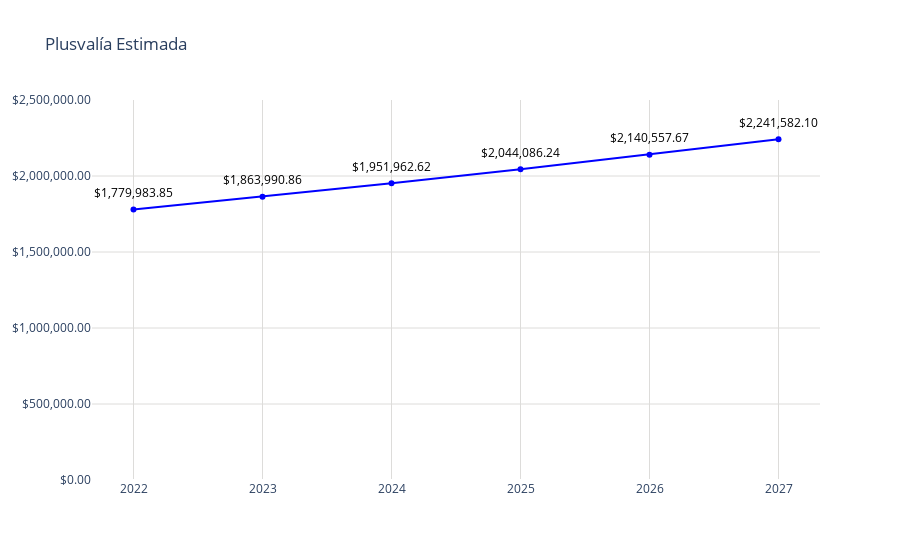

Notebook cell for this chart:
### Code cell
# Datos
año = tulancingo_direct['año']
promedio = tulancingo_direct['conteo']

fig = go.Figure()
fig.add_trace(go.Scatter(
    x=año,
    y=promedio,
    mode='markers+lines',
    marker=dict(color='blue'),
))
# Agregar anotaciones para mostrar los valores encima de los puntos
for a, p in zip(año, promedio):
    fig.add_annotation(
        x=a,
        y=p,
        text=f"${p:,.2f}",  # Formatear el valor del promedio como moneda
        showarrow=False,
        font=dict(color='black', size=12),
        xshift=0,
        yshift=17,
        textangle=0
    )
# Actualizar diseño
fig.update_layout(
    title='Plusvalía Estimada',
    yaxis=dict(
        range=[0, 2500000],  # Establecer el rango del eje y
        tickvals=[0,500000,1000000,1500000,2000000, 2500000],  # Definir los valores de las marcas en el eje y
        ticktext=['$0.00', '$500,000.00', '$1,000,000.00', '$1,500,000.00', '$2,000,000.00','$2,500,000.00'],  # Definir el texto de las marcas en el eje y
        gridcolor='#dddcda',   # Color de las líneas de la cuadrícula
        gridwidth=1  # Ancho de las líneas de la cuadrícula
    ),
    xaxis=dict(
        gridcolor='#dddcda', 
        tickmode='array',
        tickvals=año,
        ticktext=año
    ),
    plot_bgcolor='rgba(0,0,0,0)'
)
# Exportar gráfica como archivo HTML
def guardar_grafico_como_html(fig, nombre_archivo, carpeta='graficas'):
    # Crear la carpeta si no existe
    if not os.path.exists(carpeta):
        os.makedirs(carpeta)
    
    # Gráfica como archivo HTML en la carpeta especificada
    pio.write_html(fig, f'{carpeta}/{nombre_archivo}.html')

guardar_grafico_como_html(fig, 'g_scatt_plusvaliaestimada_direct_tulancingo', carpeta='graficas')
fig.show()

### Figure 1 — Plotly figure (JSON) as saved in the notebook; plotly's stock layout.template omitted (floating-point values rounded to 4 significant figures)
{"data": [{"marker": {"color": "blue"}, "mode": "markers+lines", "type": "scatter", "x": [2022, 2023, 2024, 2025, 2026, 2027], "y": [1780000.0, 1864000.0, 1952000.0, 2044000.0, 2141000.0, 2242000.0]}], "layout": {"annotations": [{"font": {"color": "black", "size": 12}, "showarrow": false, "text": "$1,779,983.85", "textangle": 0, "x": 2022, "xshift": 0, "y": 1780000.0, "yshift": 17}, {"font": {"color": "black", "size": 12}, "showarrow": false, "text": "$1,863,990.86", "textangle": 0, "x": 2023, "xshift": 0, "y": 1864000.0, "yshift": 17}, {"font": {"color": "black", "size": 12}, "showarrow": false, "text": "$1,951,962.62", "textangle": 0, "x": 2024, "xshift": 0, "y": 1952000.0, "yshift": 17}, {"font": {"color": "black", "size": 12}, "showarrow": false, "text": "$2,044,086.24", "textangle": 0, "x": 2025, "xshift": 0, "y": 2044000.0, "yshift": 17}, {"font": {"color": "black", "size": 12}, "showarrow": false, "text": "$2,140,557.67", "textangle": 0, "x": 2026, "xshift": 0, "y": 2141000.0, "yshift": 17}, {"font": {"color": "black", "size": 12}, "showarrow": false, "text": "$2,241,582.10", "textangle": 0, "x": 2027, "xshift": 0, "y": 2242000.0, "yshift": 17}], "plot_bgcolor": "rgba(0,0,0,0)", "title": {"text": "Plusvalía Estimada"}, "xaxis": {"gridcolor": "#dddcda", "tickmode": "array", "ticktext": [2022, 2023, 2024, 2025, 2026, 2027], "tickvals": [2022, 2023, 2024, 2025, 2026, 2027]}, "yaxis": {"gridcolor": "#dddcda", "gridwidth": 1, "range": [0, 2500000], "ticktext": ["$0.00", "$500,000.00", "$1,000,000.00", "$1,500,000.00", "$2,000,000.00", "$2,500,000.00"], "tickvals": [0, 500000, 1000000, 1500000, 2000000, 2500000]}}}
